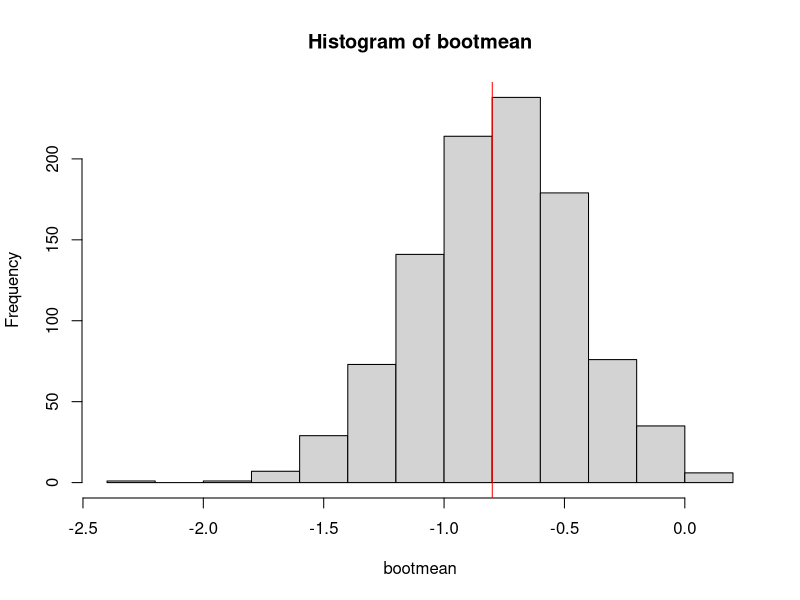
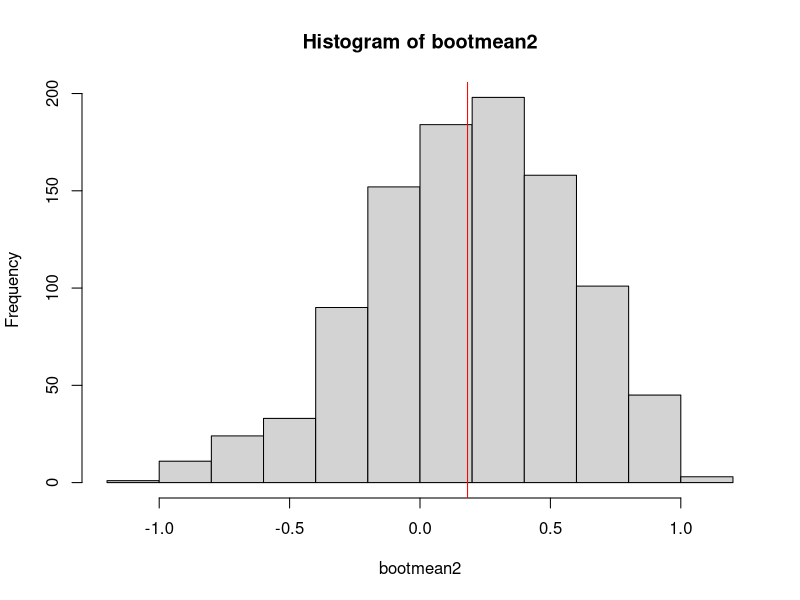
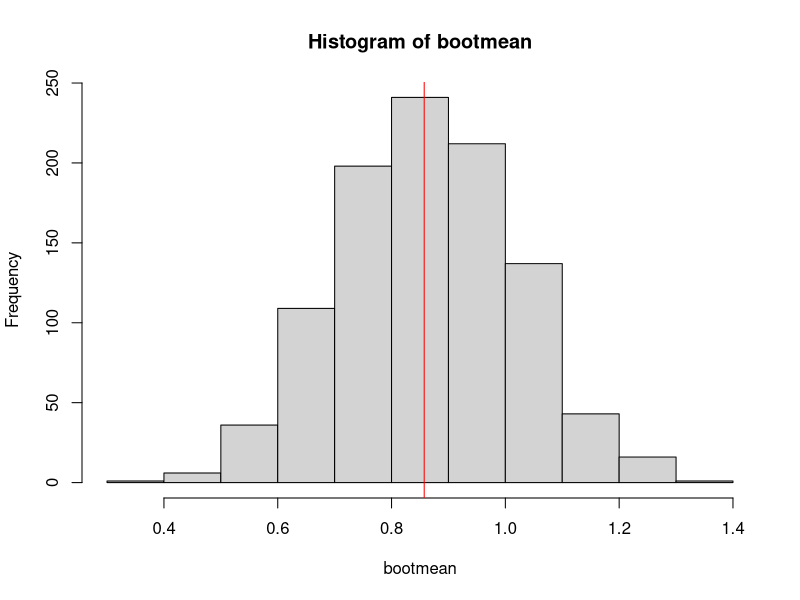
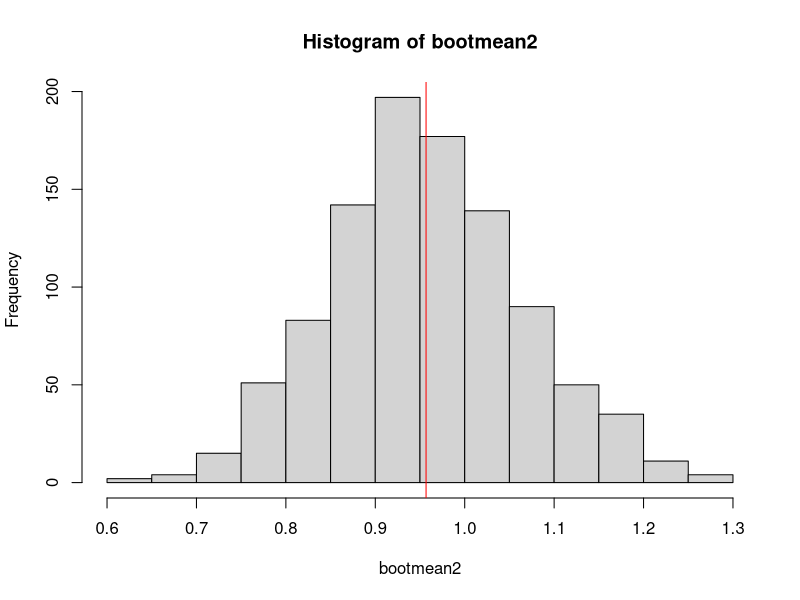

Here is the R script that generated these plots, in order:
## ---- chunk 1
knitr::opts_chunk$set(echo = TRUE)
## ---- chunk 2
n <- 10 #sample size for rnorm
R <- 1000 #bootstrap sample size
bootmean <- numeric(R) #initialize bootmean
tonysample <- rnorm(n) #create a normal distribution of size n
tonymean <- mean(tonysample)
for (i in 1:R) {
  bootsample <- sample(tonysample,size=length(tonysample),replace=TRUE)
  bootmean[i] <- mean(bootsample)
}
sd(bootmean)
hist(bootmean)
abline(v=tonymean,col="red")
## ---- chunk 3
n2 <- 10
R2 <- 1000 #bootstrap sample size
bootmean2 <- numeric(R2) #initialize bootmean
tonysample2 <- rnorm(n2) #create a normal distribution of size n
tonymean2 <- mean(tonysample2)
for (i in 1:R) {
  bootsample2 <- sample(tonysample2,size=length(tonysample2),replace=TRUE)
  bootmean2[i] <- mean(bootsample2)
}
sd(bootmean2)
hist(bootmean2)
abline(v=tonymean2,col="red")
## ---- chunk 4
n <- 10 #sample size for rnorm
R <- 1000 #bootstrap sample size
bootmean <- numeric(R) #initialize bootmean
tonysample <- rexp(n) #create an exponential distribution of size n
tonymean <- mean(tonysample)
for (i in 1:R) {
  bootsample <- sample(tonysample,size=length(tonysample),replace=TRUE)
  bootmean[i] <- mean(bootsample)
}
sd(bootmean)
hist(bootmean)
abline(v=tonymean,col="red")
## ---- chunk 5
n2 <- 10 #sample size for rnorm
R2 <- 5000 #bootstrap sample size
bootmean2 <- numeric(R) #initialize bootmean
tonysample2 <- rexp(n) #create an exponential distribution of size n
tonymean2 <- mean(tonysample2)
for (i in 1:R) {
  bootsample2 <- sample(tonysample2,size=length(tonysample2),replace=TRUE)
  bootmean2[i] <- mean(bootsample2)
}
sd(bootmean2)
hist(bootmean2)
abline(v=tonymean2,col="red")
